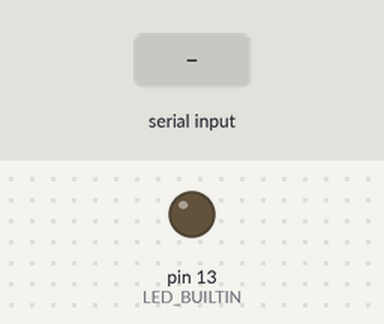
A sketch run on a simulated Arduino Nano, built with avr-gcc and run on an emulated ATmega328P. On the bench: output pins drawn as LEDs (lit = HIGH). The test bench sets the inputs (shaded band). Pins used as bus, display or sensor lines are not drawn.

Above: at 1.2 s.
1.3 s: byte 30 received over Serial
Timing chart, 0 to 4.3 s (numbered marks = the images above; inputs shaded):
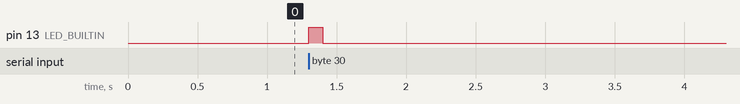

Measured:
- after the input at 1.3 s, pin 13 (LED_BUILTIN): LOW → HIGH at once, → LOW 0.10 s later

The sketch:

SerialEvent.ino
```cpp
// This script runs on the arduino nano and provides a bridge between the computer and the ZIB-2 converting a digitial signal to TTL signal for placing annotations
const int triggerPin = 3;
int incomingByte;
const int triggerTime = 30; //in ms

void setup() {
  // initialize serial:
  Serial.begin(9600);
  pinMode(LED_BUILTIN, OUTPUT);
  pinMode(triggerPin, OUTPUT);
}

void loop() {
  // see if there's incoming serial data:
  if (Serial.available() > 0) {
    // read the oldest byte in the serial buffer:
    incomingByte = Serial.read();
    // if it's anything other than 0, send trugger abd turn on board LED:
    if (incomingByte != 0) {
      digitalWrite(triggerPin, HIGH);
      digitalWrite(LED_BUILTIN, HIGH);
      delay(100);
      digitalWrite(triggerPin, LOW);
      digitalWrite(LED_BUILTIN, LOW);
      incomingByte = 0;
    }
  }
}
```
